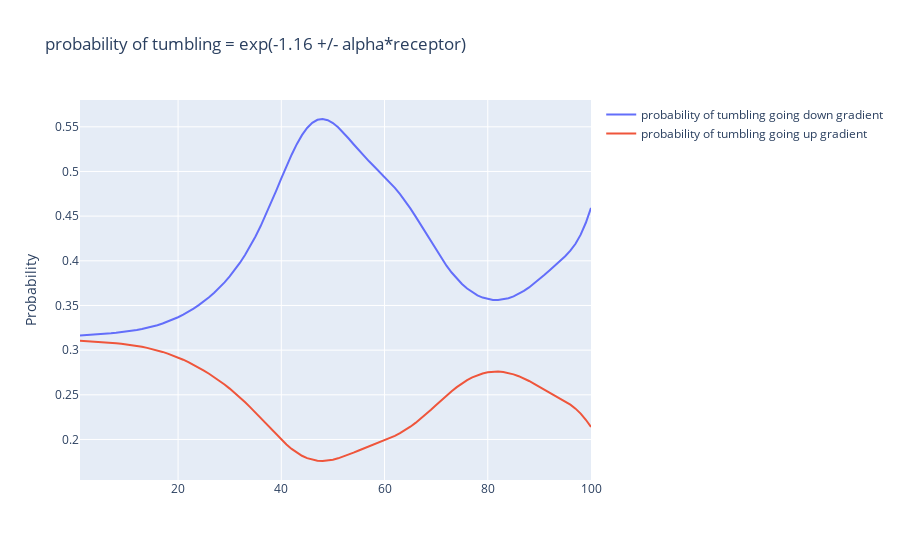

Notebook code cell kept with this figure:
### Code cell
# Create a plot of the alpha values and polynomial fit.

x_values = curve_fit_df['deme']

# create traces
trace0 = go.Scatter(
    x = x_values,
    y = input_param_df['prob_tum_down'],
    mode = 'lines',
    name = 'probability of tumbling going down gradient'
)
# The second trace
trace1 = go.Scatter(
    x = x_values,
    y = input_param_df['prob_tum_up'],
    mode = 'lines',
    name = 'probability of tumbling going up gradient'
)
# create the data
data = [trace0, trace1]  # assign traces to data

# create the layout
layout = go.Layout(
    title = "probability of tumbling = exp(-1.16 +/- alpha*receptor)",
    yaxis = dict(title = 'Probability')
)

# crate the fig
fig = go.Figure(data=data,layout=layout)
fig.show()
